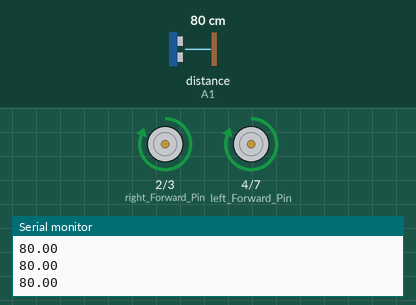
Recording of a sketch running on a simulated Arduino Uno, built with avr-gcc and run on an emulated ATmega328P. On the bench: motor-driver pin pairs drawn as motors (green arrow = first pin HIGH = forward, orange = second pin HIGH = backward, longer = more drive), the last lines printed to the serial monitor. The inputs (shaded band) are chosen by the test bench; at power-on: distance to the obstacle (sensor on A1) 80 cm. Random numbers use the default seed unless the sketch sets one.

Above: at 1.2 s.
1.3 s: distance to the obstacle (sensor on A1) set to 27 cm
2.8 s: distance to the obstacle (sensor on A1) set to 22 cm
At 3.9 s:
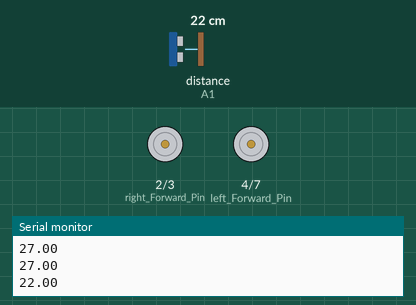
5.8 s: distance to the obstacle (sensor on A1) set to 35 cm
At 8.06 s:
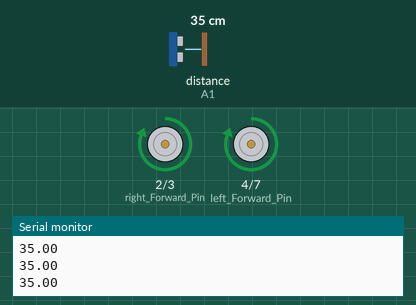
8.3 s: distance to the obstacle (sensor on A1) set to 2 cm
At 10.2 s:
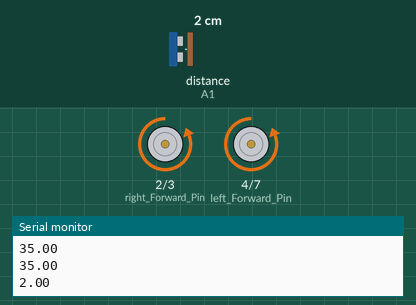
Timing chart, 0 to 28.3 s (numbered marks = the images above; inputs shaded):
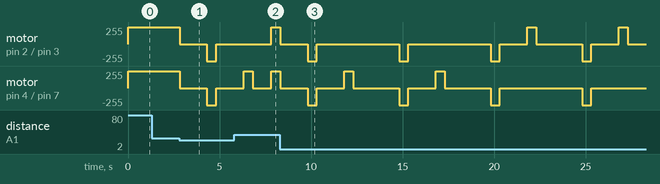

The sketch:

arduino_car_code.ino
```cpp
#include <HCSR04.h>

float dist;
UltraSonicDistanceSensor ultrasonic(A0,A1);

int right_Forward_Pin = 2;
int right_Backward_Pin = 3;
int left_Forward_Pin = 4;
int left_Backward_Pin = 7;

void setup() {
    pinMode(right_Backward_Pin, OUTPUT);
    pinMode(right_Forward_Pin, OUTPUT);
    pinMode(left_Backward_Pin, OUTPUT);
    pinMode(left_Forward_Pin, OUTPUT);
    Serial.begin(9600);
}

void loop() {

  dist = ultrasonic.measureDistanceCm();
  Serial.println(dist);

  if (dist > -1 && dist < 25) {
    stop();
    delay(1500);
    backward();
    delay(500);
    stop();
    delay(1500);

    if(random(0, 2) == 0) {
      left();
    } else {
      right();
    }
    delay(500);
    stop();
    delay(1000);
  } else {
    forward();
  }


}

void stop() {
  digitalWrite(right_Backward_Pin, LOW);
  digitalWrite(right_Forward_Pin, LOW);
  digitalWrite(left_Backward_Pin, LOW);
  digitalWrite(left_Forward_Pin, LOW);
}

void left() {
  digitalWrite(right_Backward_Pin, LOW);
  digitalWrite(right_Forward_Pin, HIGH);
  digitalWrite(left_Backward_Pin, LOW);
  digitalWrite(left_Forward_Pin, LOW);
}

void right() {
  digitalWrite(right_Forward_Pin, LOW);
  digitalWrite(right_Backward_Pin, LOW);
  digitalWrite(left_Forward_Pin, HIGH);
  digitalWrite(left_Backward_Pin, LOW);
}

void backward() {
  digitalWrite(left_Forward_Pin, LOW);
  digitalWrite(left_Backward_Pin, HIGH);
  digitalWrite(right_Forward_Pin, LOW);
  digitalWrite(right_Backward_Pin, HIGH);
}

void forward() {
  digitalWrite(right_Forward_Pin, HIGH);
  digitalWrite(right_Backward_Pin, LOW);
  digitalWrite(left_Forward_Pin, HIGH);
  digitalWrite(left_Backward_Pin, LOW);
}
```

Measured:
- the behaviour switches between 25 and 24 cm on distance to the obstacle (sensor on A1) (found by bisection; images 0 and 1)
- after the input at 2.8 s, motor on pin 2 (right_Forward_Pin) / pin 3 (right_Backward_Pin), motor on pin 4 (left_Forward_Pin) / pin 7 (left_Backward_Pin): forward 255/255 → stopped at once, → backward 255/255 1.5 s later, → stopped 0.50 s later
- after the input at 5.8 s, motor on pin 2 (right_Forward_Pin) / pin 3 (right_Backward_Pin): stopped → forward 255/255 after 2.0 s
